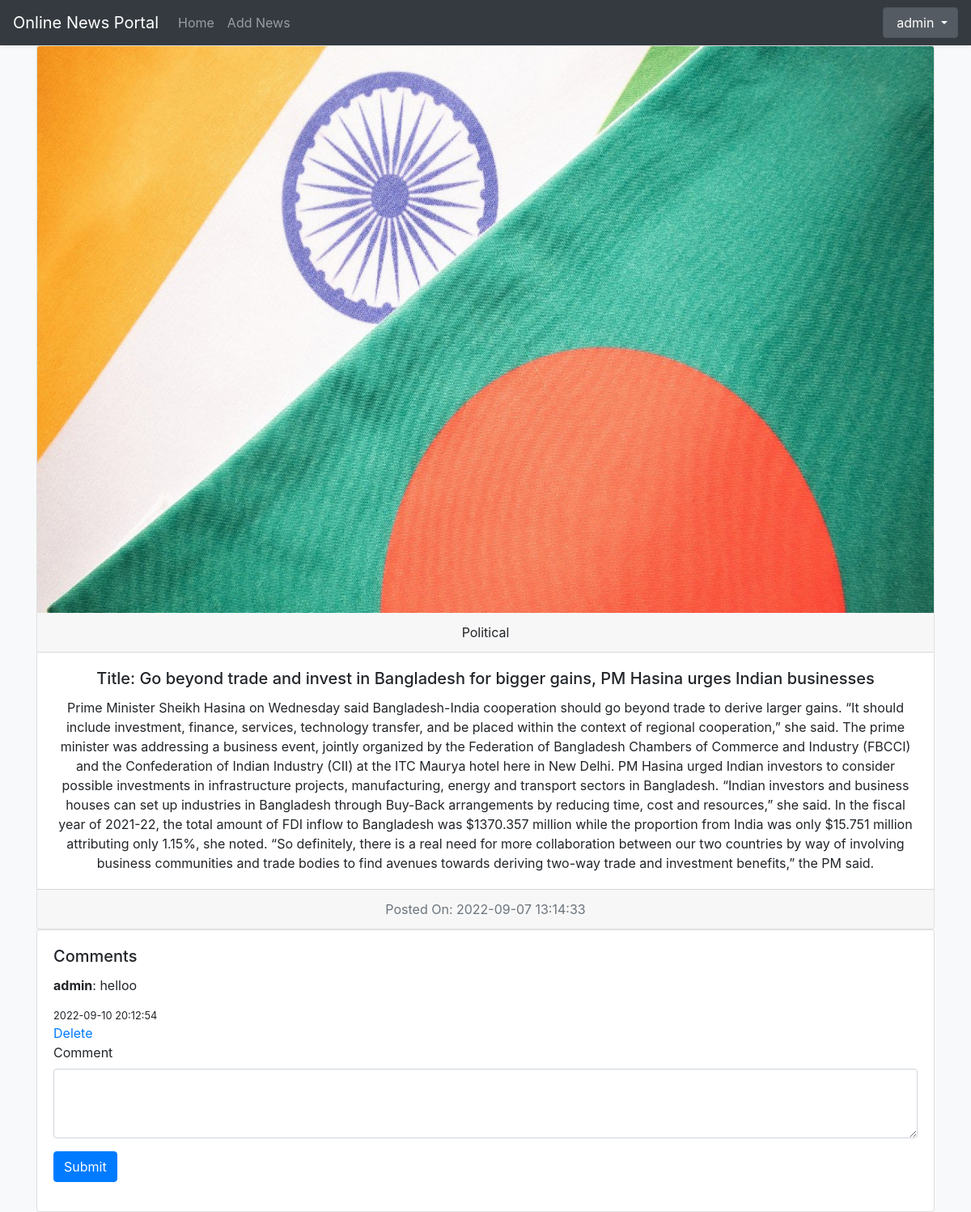
Screenshot of /singleNews.php?id=15 (signed in) with the database file from the repository.
### tables this page shows
CREATE TABLE `news` (
  `id` int(11) NOT NULL,
  `title` varchar(100) NOT NULL,
  `shortdescription` varchar(255) DEFAULT NULL,
  `mainimage` varchar(255) NOT NULL,
  `description` mediumtext NOT NULL,
  `subimage` varchar(255) DEFAULT NULL,
  `date` datetime NOT NULL,
  `newstype` varchar(50) DEFAULT NULL
);

CREATE TABLE `commentnews` (
  `commentid` int(11) NOT NULL,
  `message` varchar(255) NOT NULL,
  `date` datetime NOT NULL,
  `newsid` int(11) NOT NULL,
  `userid` int(11) DEFAULT NULL,
  `username` varchar(50) DEFAULT NULL
);

### singleNews.php (the view, shortened to what this page needs)
<?php
    $loggedin = $_SESSION['loggedin'];
    $viewer = $_SESSION['access'];
    $userid = $_SESSION['userid'];
    $servername = "localhost";
    $dbusername = "root";
    $dbpassword = "";
    $dbname = "onlinenewsportal";
    $conn = mysqli_connect($servername, $dbusername, $dbpassword, $dbname);
    $id = $_GET['id'];
?>
<html lang="en">
  <head>
    <link rel="stylesheet" href="https://stackpath.bootstrapcdn.com/bootstrap/4.3.1/css/bootstrap.min.css">
  </head>
    <body class="bg-light">
    <div role="navigation">
        <nav class="navbar navbar-expand-lg navbar-dark bg-dark shadow-sm">
            <a class="navbar-brand" href="homepage.php">Online News Portal</a>
            <div class="collapse navbar-collapse" id="navbarSupportedContent">
                <ul class="navbar-nav mr-auto">
                <li class="nav-item">
                    <a class="nav-link" href="homepage.php">Home</a>
                </li>
                <li class="nav-item">
                    <?php
                        if($viewer == 'Viewer'){
                        }
                        else if($viewer == 'Admin'){
                            echo '<a class="nav-link" href="addNews.php">Add News</a>';
                        }
                    ?>
                </li>
                </div>
                <form class="form-inline my-2 my-lg-0">
                <div class="dropdown show">
                    <a class="btn btn-secondary dropdown-toggle" role="button" id="dropdownMenuLink" data-toggle="dropdown" aria-haspopup="true" aria-expanded="false">
                <?php
                    if($loggedin == '1'){
                        echo "&nbsp".$_SESSION['username'];
                    }
                ?>
                </a>
                </form>
            </div>
    <div class="container">
    <div class="row">
    <div class="col-md-12">
        <div class="card text-center">
            <?php
                $sql = "SELECT * FROM news WHERE id = '$id'";
                $result = mysqli_query($conn, $sql);
                if (mysqli_num_rows($result) > 0) {
                    $row = mysqli_fetch_assoc($result);
                    echo "<img src='newsimage/".$row["mainimage"]."' class='card-img-top' alt='' height='700' width='900'>";
                    echo "<div class='card-header'>".$row["newstype"]."</div>";
                    echo "<div class='card-body'>";
                    echo "<h5 class='card-title'>Title: ".$row["title"]."</h5>";
                    echo "<p class='card-text'>".$row["description"]."</p>";
                    echo "</div>";
                    echo "<div class='card-footer text-muted'>Posted On: ".$row["date"]."</div>";
                }
            ?>
        </div>
        </div>
    </div>
    </div>
    <div class="container">
        <div class="row">
            <div class="col-md-12">
                <div class="card">
                    <div class="card-body">
                        <h5 class="card-title">Comments</h5>
                        <?php
                            $sql = "SELECT * FROM commentnews WHERE newsid = '$id' ORDER BY date ASC";
                            $result = mysqli_query($conn, $sql);
                            if (mysqli_num_rows($result) > 0) {
                                while($row = mysqli_fetch_assoc($result)) {
                                    echo "<p class='card-text'><b>" . $row["username"] . "</b>: " . $row["message"] . "</p>";
                                    echo "<small>" . $row["date"] . "</small>";
                                    if($row["userid"] == $userid){
                                        echo "<br><a href='deleteComment.php?commentid=" . $row["commentid"] . "'>Delete</a>";
                                    }
                                }
                            }
                        ?>
                        <br>
                        <form action="" method="post">
                            <div class="form-group">
                                <label for="exampleFormControlTextarea1">Comment</label>
                                <textarea class="form-control" id="exampleFormControlTextarea1" rows="3" name="message"></textarea>
                            </div>
                            <button type="submit" class="btn btn-primary" name="submit">Submit</button>
                        </form>
                    </div>
                </div>
            </div>
        </div>
    </div>
    </body>
</html>

### rows the page displays
news: mainimage (picture), newstype "Political", title "Go beyond trade and invest in Bangladesh for bigger gains, PM Hasina urges Indian businesses", description "Prime Minister Sheikh Hasina on Wednesday said Bangladesh-India cooperation should go beyond trade to derive larger gains. “It should include investment, finance, services, technology transfer, and be placed within the context of regional cooperation,” she said. The prime minister was addressing a business event, jointly organized by the Federation of Bangladesh Chambers of Commerce and Industry (FBCCI) and the Confederation of Indian Industry (CII) at the ITC Maurya hotel here in New Delhi. PM Hasina urged Indian investors to consider possible investments in infrastructure projects, manufacturing, energy and transport sectors in Bangladesh. “Indian investors and business houses can set up…", date "2022-09-07 13:14:33"
commentnews: username "admin", message "helloo", date "2022-09-10 20:12:54"

### other values shown
$_SESSION['username'] "admin"
